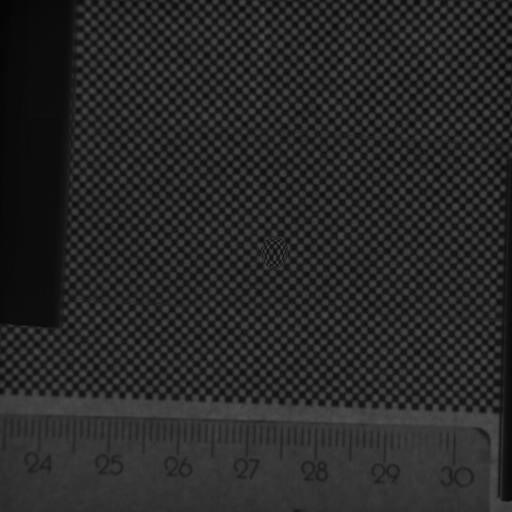
#> input picture Analisis FCD/Imagenes/Displaced/gota6_v2.png, 1024 x 1024 px (shown at 1/2 size)
$ python 'calibración_distancia_píxeles.py'
#> lines starting #> are read from the running program, lines starting #| are printed output that depends on the picture
### Analisis FCD/pyfcd/auxiliars.py
import cv2
import matplotlib.pyplot as plt
import numpy as np
from scipy.fft import fft2, fftshift, fftfreq
from matplotlib.colors import LogNorm  # Importar LogNorm para escala logarítmica
from skimage.restoration import unwrap_phase

from pyfcd.fft_inverse_gradient import fftinvgrad
from pyfcd.find_peaks import find_peaks
from pyfcd.kspace import pixel2kspace

def selectScaledROI(window_name, img, width=500, height=500):
    """
    Escala la imagen a las dimensiones especificadas, permite la selección de un ROI,
    y convierte las coordenadas del ROI escalado a la imagen original.

    :param window_name: Nombre de la ventana donde se mostrará la imagen.
    :param img: Imagen original donde se seleccionará el ROI.
    :param width: Ancho de la imagen escalada.
    :param height: Alto de la imagen escalada.
    :return: Coordenadas del ROI en la imagen original (x, y, w, h).
    """
    # Guarda las dimensiones originales de la imagen
    height_original, width_original = img.shape[:2]

    # Escala la imagen a las dimensiones especificadas
    img_scaled = cv2.resize(img, (width, height))

    # Utiliza selectROI para seleccionar un ROI rectangular en la imagen escalada
    rect_scaled = cv2.selectROI(window_name, img_scaled)

    # Extrae las coordenadas y dimensiones del ROI escalado
    x_scaled, y_scaled, w_scaled, h_scaled = rect_scaled

    # Calcula los factores de escala
    scale_x = width_original / width
    scale_y = height_original / height

    # Convierte las coordenadas del ROI escalado a la imagen original
    x_original = int(x_scaled * scale_x)
    y_original = int(y_scaled * scale_y)
    w_original = int(w_scaled * scale_x)
    h_original = int(h_scaled * scale_y)

    return (x_original, y_original, w_original, h_original)


# [164 lines left out: functions selectSquareROI, plot_fft, plot_with_arrows, plot_angles, process_sliced, plot_height_field, not called in this run]

### Analisis FCD/calibración_distancia_píxeles.py
import cv2
import matplotlib.pyplot as plt
import numpy as np
import os
import time
from scipy.fft import fft2, fftshift, fftfreq
from scipy.signal.windows import tukey
from scipy.signal import find_peaks

from pyfcd.auxiliars import selectScaledROI
from pathlib import Path
from skimage.io import imread, imsave


roi = None
allowed_formats = "tiff, tif, bmp, png"

image_path = f".{os.sep}Imagenes{os.sep}Displaced"
name = "gota6_v2.png"

image = cv2.imread(image_path + os.sep + name, cv2.IMREAD_UNCHANGED)
#> image is the input picture: shape (1024, 1024); min 0, max 81, mean 38.9

if roi is None:
    roi = selectScaledROI("Seleccionar regla", image) # Orden del roi: (x,y,w,h).
#> in selectScaledROI, `img_scaled = cv2.resize(img, (width, height))`:
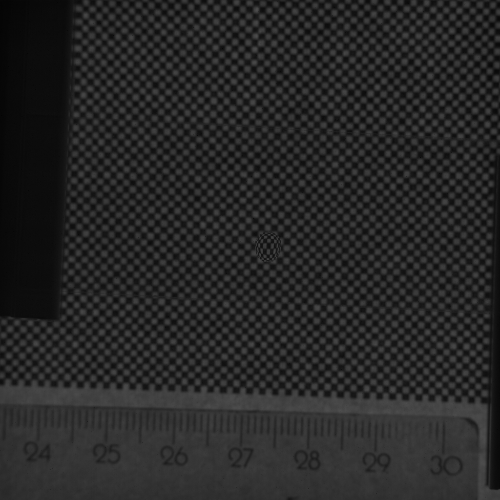
#> img_scaled: shape (500, 500); min 3, max 78, mean 38.8
#> (the run stopped early here; a loop or call above may not have finished)

$ run again, with Analisis FCD/Imagenes/Displaced/0528-Barrido1mm.png copied over Analisis FCD/Imagenes/Displaced/gota6_v2.png
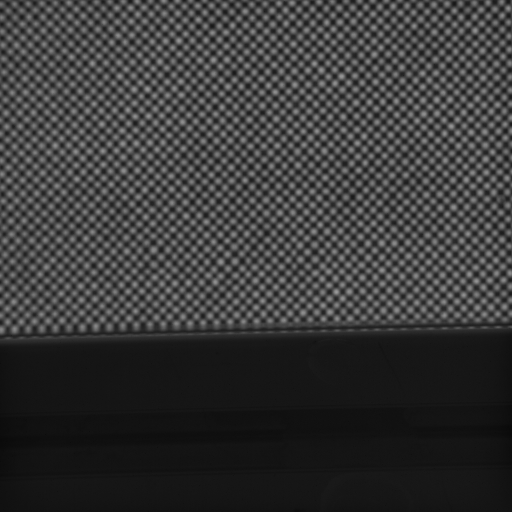
#> input picture Analisis FCD/Imagenes/Displaced/0528-Barrido1mm.png, 1024 x 1024 px (shown at 1/2 size)
#> image is the input picture: shape (1024, 1024); min 0, max 156, mean 56.9
#> in selectScaledROI, `img_scaled = cv2.resize(img, (width, height))`:
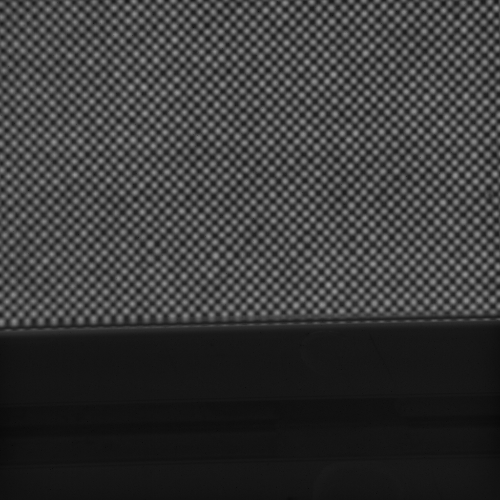
#> img_scaled: shape (500, 500); min 8, max 153, mean 56.8

$ run again, with Analisis FCD/Imagenes/Displaced/0528-Barrido2mm.png copied over Analisis FCD/Imagenes/Displaced/gota6_v2.png
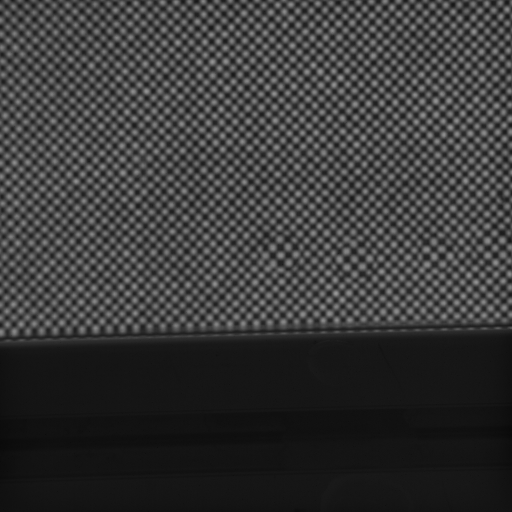
#> input picture Analisis FCD/Imagenes/Displaced/0528-Barrido2mm.png, 1024 x 1024 px (shown at 1/2 size)
#> image is the input picture: shape (1024, 1024); min 0, max 158, mean 56.3
#> in selectScaledROI, `img_scaled = cv2.resize(img, (width, height))`:
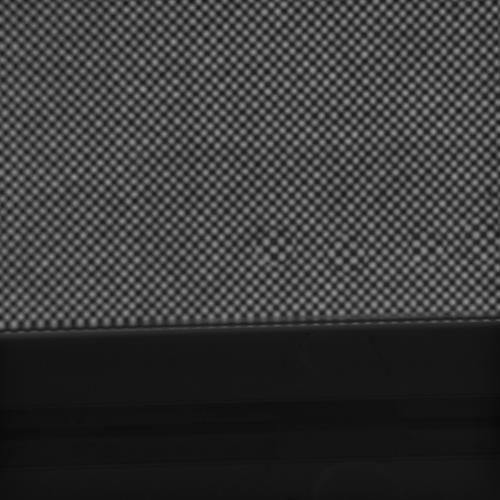
#> img_scaled: shape (500, 500); min 9, max 149, mean 56.2
